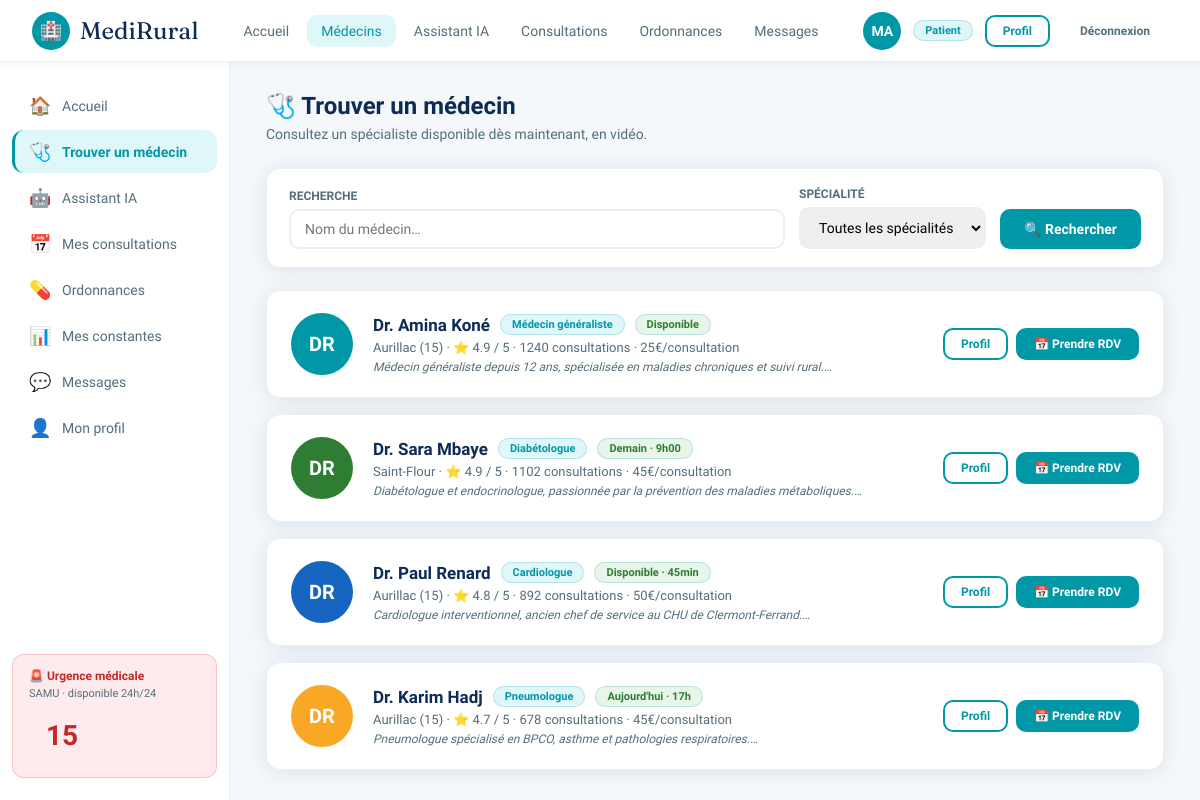
/doctors (signed in), run on the app's committed database.
### tables this page shows
CREATE TABLE doctors (
            id          INTEGER PRIMARY KEY AUTOINCREMENT,
            user_id     INTEGER NOT NULL UNIQUE,
            specialite  TEXT NOT NULL,
            note        REAL DEFAULT 4.8,
            nb_consults INTEGER DEFAULT 0,
            dispo       TEXT DEFAULT 'Disponible',
            tarif       INTEGER DEFAULT 25,
            FOREIGN KEY (user_id) REFERENCES users(id)
        );

CREATE TABLE users (
            id          INTEGER PRIMARY KEY AUTOINCREMENT,
            email       TEXT UNIQUE NOT NULL,
            password    TEXT NOT NULL,
            name        TEXT NOT NULL,
            role        TEXT NOT NULL DEFAULT 'patient',
            age         INTEGER,
            city        TEXT,
            phone       TEXT,
            specialite  TEXT,
            bio         TEXT,
            avatar_color TEXT DEFAULT '#0097A7',
            created_at  TEXT DEFAULT (datetime('now'))
        );

### app.py (the view)
@app.route("/doctors")
@login_required
def doctors():
    search = request.args.get("q","").strip()
    spec   = request.args.get("spec","").strip()
    sql    = """
        SELECT d.*, u.name, u.city, u.bio, u.avatar_color
        FROM doctors d JOIN users u ON d.user_id=u.id
        WHERE 1=1
    """
    args = []
    if search:
        sql += " AND (u.name LIKE ? OR d.specialite LIKE ?)"
        args += [f"%{search}%", f"%{search}%"]
    if spec:
        sql += " AND d.specialite=?"
        args.append(spec)
    sql += " ORDER BY d.note DESC"
    docs = query(sql, args)
    specs = query("SELECT DISTINCT specialite FROM doctors ORDER BY specialite")
    return render_template("doctors.html", doctors=docs, specs=specs, search=search, spec=spec)

### app.py (called while the page is built)
def get_db():
    if "db" not in g:
        g.db = sqlite3.connect(DB_PATH)
        g.db.row_factory = sqlite3.Row
        g.db.execute("PRAGMA journal_mode=WAL")
        g.db.execute("PRAGMA foreign_keys=ON")
    return g.db

def query(sql, args=(), one=False):
    cur = get_db().execute(sql, args)
    rv  = cur.fetchall()
    return (rv[0] if rv else None) if one else rv

def login_required(f):
    @wraps(f)
    def decorated(*args, **kwargs):
        if "user_id" not in session:
            return redirect(url_for("login"))
        return f(*args, **kwargs)
    return decorated

### templates/doctors.html (shortened to what this page needs)
{% extends "base.html" %}
{% block content %}
<p class="page-title">🩺 Trouver un médecin</p>
<p class="page-sub">Consultez un spécialiste disponible dès maintenant, en vidéo.</p>
<div class="card" style="margin-bottom:22px;padding:18px 22px">
  <form method="GET" style="display:flex;gap:14px;align-items:flex-end;flex-wrap:wrap">
    <div style="flex:1;min-width:200px">
      <label style="font-size:12px;font-weight:600;color:var(--grey);display:block;margin-bottom:6px">RECHERCHE</label>
      <input name="q" value="{{ search }}" placeholder="Nom du médecin…" style="width:100%;padding:10px 14px;border:2px solid var(--lgrey);border-radius:10px;font-family:'Sora',sans-serif;font-size:14px;outline:none"/>
    </div>
    <div style="min-width:180px">
      <label style="font-size:12px;font-weight:600;color:var(--grey);display:block;margin-bottom:6px">SPÉCIALITÉ</label>
      <select name="spec" style="width:100%;padding:10px 14px;border:2px solid var(--lgrey);border-radius:10px;font-family:'Sora',sans-serif;font-size:14px;outline:none">
        <option value="">Toutes les spécialités</option>
      </select>
    </div>
    <button type="submit" class="btn btn-primary">🔍 Rechercher</button>
  </form>
</div>
{% if doctors %}
<div style="display:flex;flex-direction:column;gap:16px">
  {% for d in doctors %}
  <div class="card" style="display:flex;align-items:center;gap:20px">
    <div class="avatar" style="background:{{ d.avatar_color }};width:62px;height:62px;font-size:20px;flex-shrink:0">
      {{ d.name[:2].upper() }}
    </div>
    <div style="flex:1">
      <div style="display:flex;align-items:center;gap:10px;margin-bottom:5px;flex-wrap:wrap">
        <h3 style="font-size:17px;font-weight:800;color:var(--navy)">{{ d.name }}</h3>
        <span class="badge">{{ d.specialite }}</span>
        <span class="badge badge-green">{{ d.dispo }}</span>
      </div>
      <p style="color:var(--grey);font-size:13px">{{ d.city }} · ⭐ {{ d.note }} / 5 · {{ d.nb_consults }} consultations · {{ d.tarif }}€/consultation</p>
      {% if d.bio %}<p style="color:var(--grey);font-size:12px;margin-top:5px;font-style:italic">{{ d.bio[:120] }}…</p>{% endif %}
    </div>
    <div style="display:flex;gap:8px;flex-shrink:0">
      <a href="{{ url_for('doctor_detail', doc_id=d.id) }}" class="btn btn-outline btn-sm">Profil</a>
      <a href="{{ url_for('book', doc_id=d.id) }}" class="btn btn-primary btn-sm">📅 Prendre RDV</a>
    </div>
  </div>
  {% endfor %}
</div>
{% else %}
<div class="card" style="text-align:center;padding:50px">
  <span style="font-size:48px">🔍</span>
  <p style="color:var(--grey);margin-top:14px">Aucun médecin trouvé pour cette recherche.</p>
  <a href="{{ url_for('doctors') }}" class="btn btn-outline" style="margin-top:14px">Voir tous les médecins</a>
</div>
{% endif %}
{% endblock %}

### templates/base.html (style rules this page uses)
:root { --navy:#0D2B55;--blue:#1565C0;--teal:#0097A7;--teal-lt:#E0F7FA; --green:#2E7D32;--green-lt:#E8F5E9;--gold:#F9A825;--red:#C62828; --red-lt:#FFEBEE;--white:#fff;--off:#F4F8FB;--lgrey:#ECEFF1; --grey:#546E7A;--dark:#0A1628;--radius:14px; --shadow:0 2px 20px rgba(13,43,85,.10); --font:'Sora',sans-serif; }
* { box-sizing:border-box;margin:0;padding:0; }
body { font-family:var(--font);background:var(--off);color:var(--navy);min-height:100vh;display:flex;flex-direction:column; }
a { color:inherit;text-decoration:none; }
.avatar { width:38px;height:38px;border-radius:50%;display:flex;align-items:center;justify-content:center;font-weight:700;font-size:14px;color:#fff;flex-shrink:0; }
.badge { background:var(--teal-lt);color:var(--teal);border-radius:20px;padding:3px 11px;font-size:11px;font-weight:600;border:1px solid rgba(0,151,167,.2); }
.badge-green { background:var(--green-lt);color:var(--green); }
.page-title { font-size:24px;font-weight:800;color:var(--navy);margin-bottom:6px; }
.page-sub { color:var(--grey);font-size:14px;margin-bottom:26px; }
.card { background:var(--white);border-radius:var(--radius);box-shadow:var(--shadow);border:1px solid var(--lgrey);padding:22px 24px; }
.btn { display:inline-flex;align-items:center;gap:7px;padding:10px 22px;border-radius:10px;font-family:var(--font);font-weight:700;font-size:14px;cursor:pointer;transition:.15s;border:2px solid transparent; }
.btn-primary { background:var(--teal);color:#fff;border-color:var(--teal); }
.btn-outline { background:transparent;color:var(--teal);border-color:var(--teal); }
.btn-sm { padding:7px 16px;font-size:12px; }
.main>* { animation:fadeUp .35s ease; }

### data on the page
doctors: name "DR", name "Dr. Amina Koné", specialite "Médecin généraliste", dispo "Disponible", city "Aurillac (15)", note "4.9", nb_consults "1240", tarif "25", bio "Médecin généraliste depuis 12 ans, spécialisée en maladies chroniques et suivi rural."
doctors: name "DR", name "Dr. Sara Mbaye", specialite "Diabétologue", dispo "Demain · 9h00", city "Saint-Flour", note "4.9", nb_consults "1102", tarif "45", bio "Diabétologue et endocrinologue, passionnée par la prévention des maladies métaboliques."
doctors: name "DR", name "Dr. Paul Renard", specialite "Cardiologue", dispo "Disponible · 45min", city "Aurillac (15)", note "4.8", nb_consults "892", tarif "50", bio "Cardiologue interventionnel, ancien chef de service au CHU de Clermont-Ferrand."
doctors: name "DR", name "Dr. Karim Hadj", specialite "Pneumologue", dispo "Aujourd'hui · 17h", city "Aurillac (15)", note "4.7", nb_consults "678", tarif "45", bio "Pneumologue spécialisé en BPCO, asthme et pathologies respiratoires."

### other printed values
{{ session.name[:2].upper() }} "MA"
{{ 'Médecin' if session.role=='doctor' else 'Patient' }} "Patient"
